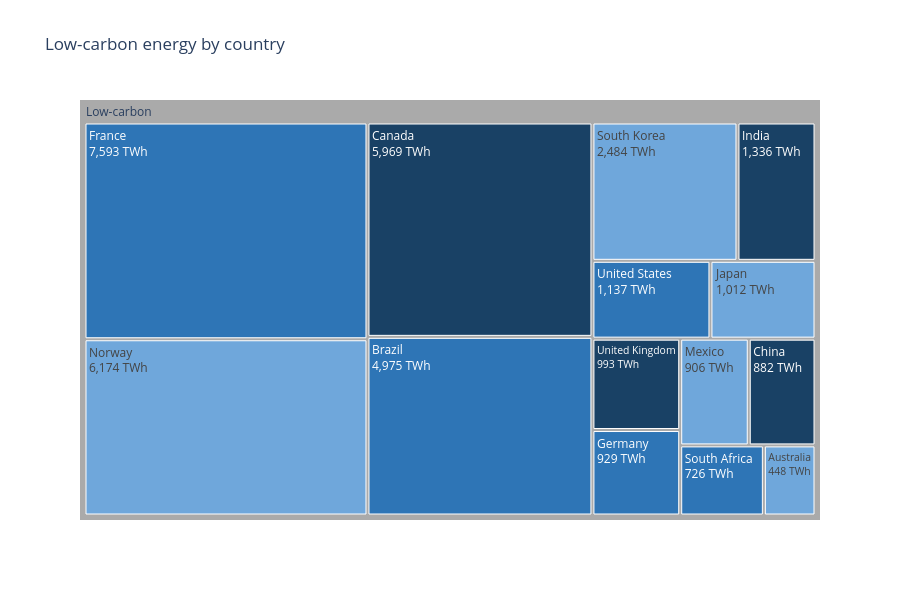
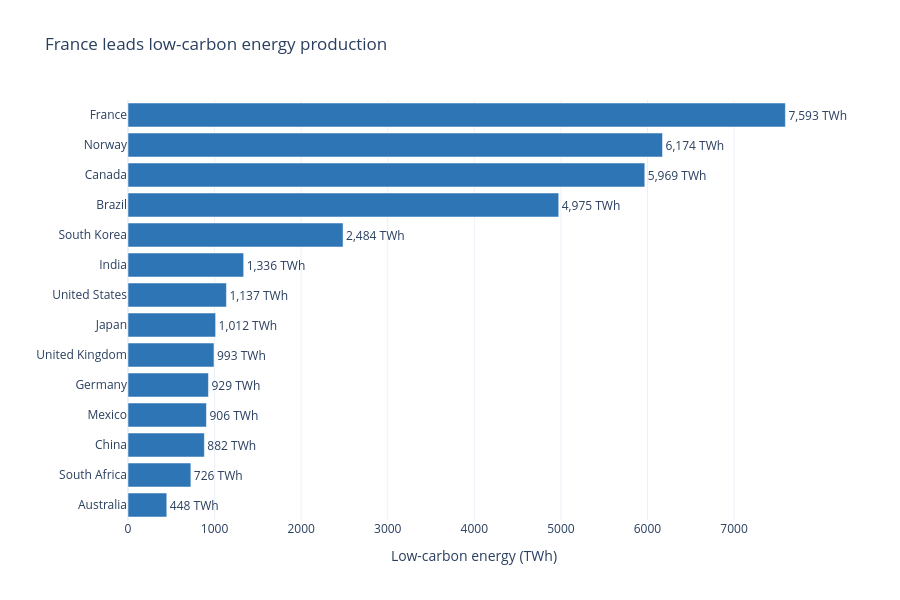

Here is the notebook cell these charts were saved with, in order:
### Markdown cell above
## Task 2 — Treemap vs bar: low-carbon energy by country

**What to build:** Build **both** a treemap and a horizontal bar chart showing total low-carbon TWh (Nuclear + Hydro) per country. Then answer the question in a markdown cell below.

**Requirements:**
- Filter to `Source_Type == 'Low-carbon'` and aggregate TWh by country
- Treemap: single-level `path=['All', 'Country']` with a dummy root node labelled `'Low-carbon'`
- Bar chart: sorted by TWh, horizontal orientation, CVD-safe colour
- Both charts show TWh values, not percentages
- Insight title on the bar chart naming the leading country

### Code cell
# Task 2: low-carbon energy by country
df_low = df.loc[df['Source_Type'] == 'Low-carbon']
low_by_country = df_low.groupby('Country', as_index=False)['TWh'].sum().sort_values('TWh', ascending=False)
leader = low_by_country.iloc[0]['Country']
low_by_country['All'] = 'Low-carbon'
fig2a = px.treemap(low_by_country, path=['All', 'Country'], values='TWh',
                    color_discrete_sequence=['#2E75B6'], labels={'TWh': 'Energy (TWh)'},
                    title='Low-carbon energy by country', template='plotly_white', height=600)
fig2a.update_traces(texttemplate='%{label}<br>%{value:,.0f} TWh',
                    hovertemplate='<b>%{label}</b><br>%{value:,.0f} TWh<extra></extra>', root_color='#AAAAAA')
fig2a.show()
fig2b = px.bar(low_by_country.sort_values('TWh'), x='TWh', y='Country', orientation='h',
               color_discrete_sequence=['#2E75B6'], text='TWh',
               labels={'TWh': 'Low-carbon energy (TWh)'},
               title=f'{leader} leads low-carbon energy production', template='plotly_white', height=600)
fig2b.update_traces(texttemplate='%{x:,.0f} TWh', textposition='outside', cliponaxis=False)
fig2b.update_layout(showlegend=False, yaxis_title='')
fig2b.show()

### Figure 1 — Plotly figure (JSON) as saved in the notebook; plotly's stock layout.template omitted (floating-point values rounded to 4 significant figures)
{"data": [{"branchvalues": "total", "domain": {"x": [0, 1], "y": [0, 1]}, "hovertemplate": "<b>%{label}</b><br>%{value:,.0f} TWh<extra></extra>", "ids": ["Low-carbon/France", "Low-carbon/Norway", "Low-carbon/Canada", "Low-carbon/Brazil", "Low-carbon/South Korea", "Low-carbon/India", "Low-carbon/United States", "Low-carbon/Japan", "Low-carbon/United Kingdom", "Low-carbon/Germany", "Low-carbon/Mexico", "Low-carbon/China", "Low-carbon/South Africa", "Low-carbon/Australia", "Low-carbon"], "labels": ["France", "Norway", "Canada", "Brazil", "South Korea", "India", "United States", "Japan", "United Kingdom", "Germany", "Mexico", "China", "South Africa", "Australia", "Low-carbon"], "name": "", "parents": ["Low-carbon", "Low-carbon", "Low-carbon", "Low-carbon", "Low-carbon", "Low-carbon", "Low-carbon", "Low-carbon", "Low-carbon", "Low-carbon", "Low-carbon", "Low-carbon", "Low-carbon", "Low-carbon", ""], "root": {"color": "#AAAAAA"}, "texttemplate": "%{label}<br>%{value:,.0f} TWh", "type": "treemap", "values": [7593.0, 6174.0, 5969.0, 4975.0, 2484.0, 1336.0, 1137.0, 1012.0, 993.0, 929.0, 906.0, 882.0, 726.0, 448.0, 35560.0]}], "layout": {"height": 600, "legend": {"tracegroupgap": 0}, "title": {"text": "Low-carbon energy by country"}, "treemapcolorway": ["#2E75B6"]}}

### Figure 2 — Plotly figure (JSON) as saved in the notebook; plotly's stock layout.template omitted (floating-point values rounded to 4 significant figures)
{"data": [{"cliponaxis": false, "hovertemplate": "Low-carbon energy (TWh)=%{text}<br>Country=%{y}<extra></extra>", "legendgroup": "", "marker": {"color": "#2E75B6", "pattern": {"shape": ""}}, "name": "", "orientation": "h", "showlegend": false, "text": [448.0, 726.0, 882.0, 906.0, 929.0, 993.0, 1012.0, 1137.0, 1336.0, 2484.0, 4975.0, 5969.0, 6174.0, 7593.0], "textposition": "outside", "texttemplate": "%{x:,.0f} TWh", "type": "bar", "x": [448.0, 726.0, 882.0, 906.0, 929.0, 993.0, 1012.0, 1137.0, 1336.0, 2484.0, 4975.0, 5969.0, 6174.0, 7593.0], "xaxis": "x", "y": ["Australia", "South Africa", "China", "Mexico", "Germany", "United Kingdom", "Japan", "United States", "India", "South Korea", "Brazil", "Canada", "Norway", "France"], "yaxis": "y"}], "layout": {"barmode": "relative", "height": 600, "legend": {"tracegroupgap": 0}, "showlegend": false, "title": {"text": "France leads low-carbon energy production"}, "xaxis": {"anchor": "y", "domain": [0, 1], "title": {"text": "Low-carbon energy (TWh)"}}, "yaxis": {"anchor": "x", "domain": [0, 1], "title": {"text": ""}}}}
